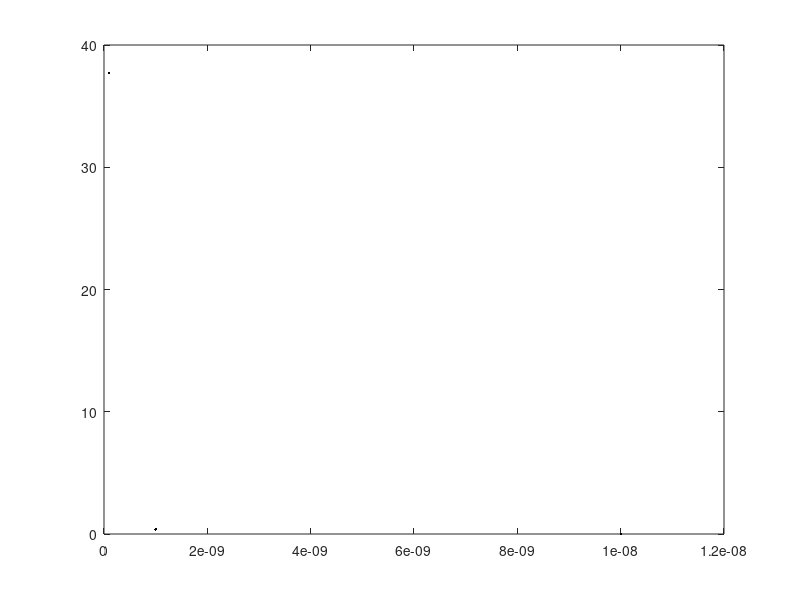
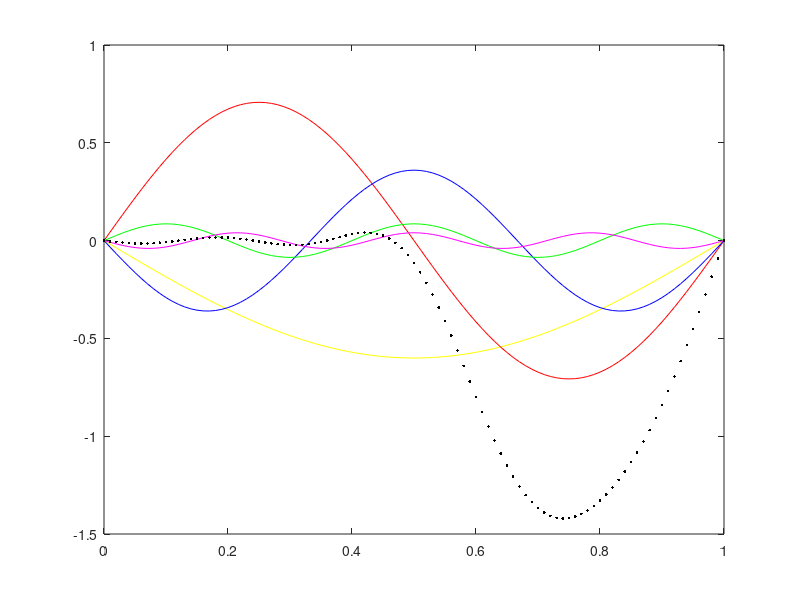

The MATLAB source for these figures, in order:
h = 6.636e-34; % [m^2*kg/s)]
mass = 9.11e-31; % [kg]
L = [1e-8 1e-9 1e-10]; % [m]
eV = 1.602e-19; % 1 J in electronvolts
n = 1;
E = h^2./(8*L.^2*mass)*n.^2/eV; % [eV]
figure;plot(L,E,'k.')

%%
n = (1:7)';
a = 1/(sqrt(2)*pi).*(1./(n./2-1).*sin((n./2-1)*pi)-1./(n./2+1).*sin((n./2+1)*pi));

a(2) = 1/sqrt(2);
for k = 4:2:20
a(k)= 0;
end
%%
h = 6.636e-34; % [m^2*kg/s)]
mass = 9.11e-31; % [kg]
L = 1e-10; % [m]
x = 0:0.01:1;
amp = zeros([length(x),length(n)]);
omega = h/(2*pi)*pi^2*n.^2/(8*mass*L);
T = 2*pi/omega(1);
t = T/2;
for k = 1:length(n)
amp(:,k) = a(k)*sin(n(k)*pi*x)*real(exp(-i*omega(k)*t));
end

psi = zeros([length(x),1]);
psi = sum(amp(:,1:7),2);

figure;plot(x,amp(:,1),'y')
hold on; plot(x,amp(:,2), 'r')
plot(x,amp(:,3), 'b')
plot(x,amp(:,5), 'g')
plot(x,amp(:,7), 'm')
plot(x,psi,'k.')